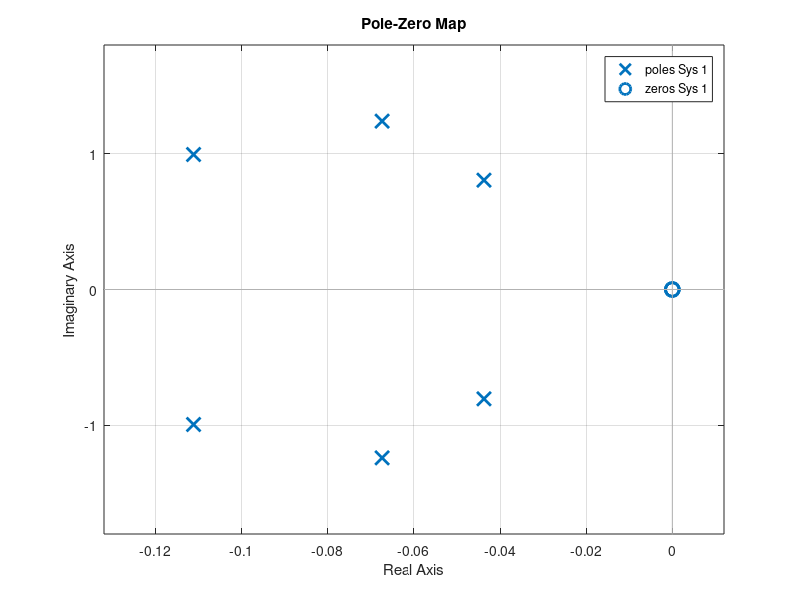

Source code (MATLAB):
clear,clc;

% Variables
ee = 10^(1/10) -1;
q = 20/9; 
a = 0.4942; b = 0.9942; c = (2*(q^2)+b)/(q^2);
w = 0:0.001:5;

num1 = [0 1/q 0];
den1 = [1 a/q 1];

num2 = [0 1/q 0];
den2 = [1 0.1348 1.5403];

num3 = [0 1/q 0];
den3 = [1 0.0875 0.6492];

num = conv(num1, conv(num2,num3));
den = conv(den1, conv(den2,den3));
T = freqs(num,den,w);
pzmap(tf(num,den));
%plot(w,abs(T),'linewidth',3);
